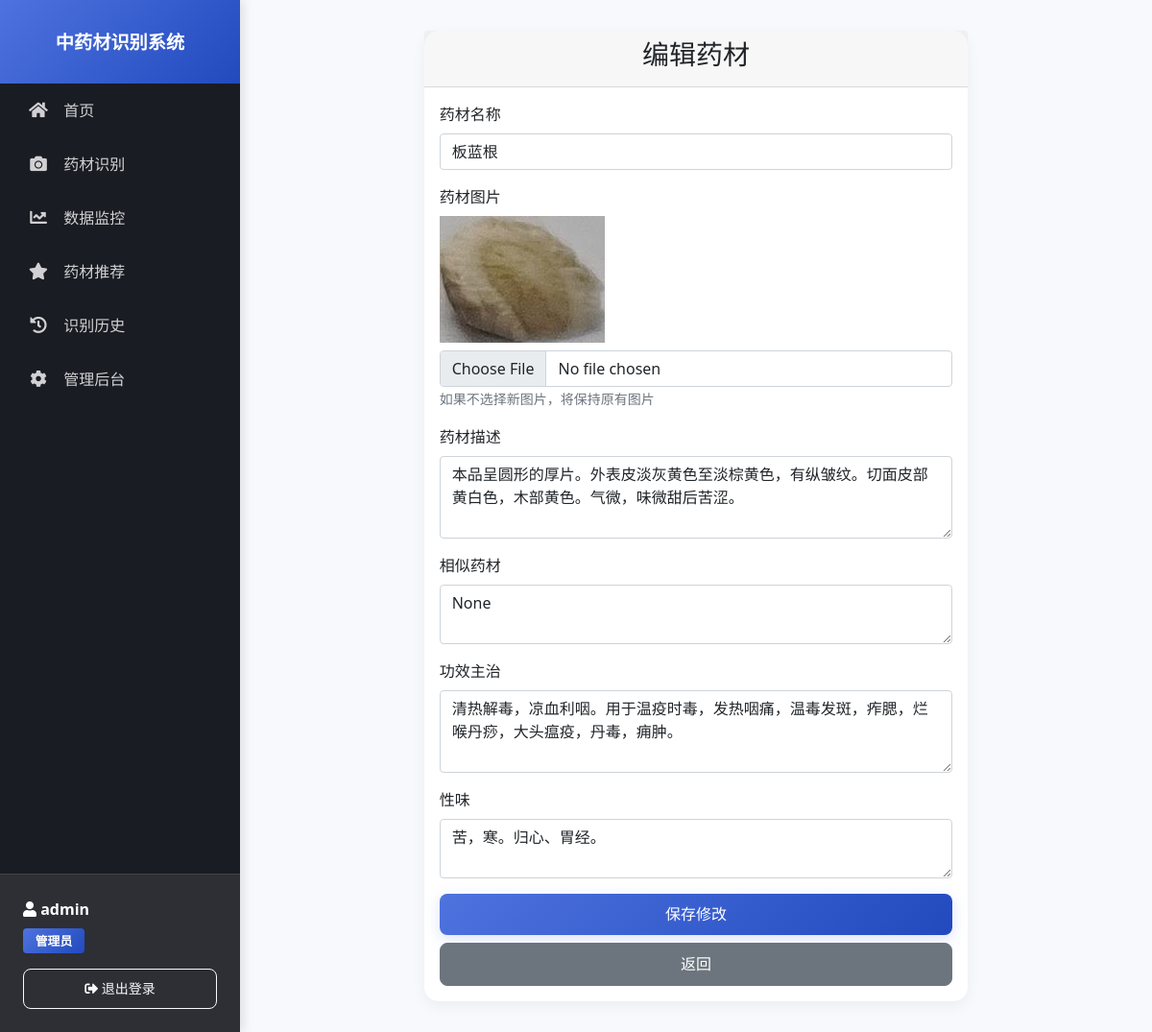
Screenshot of /admin/herbs/edit/2 (signed in) with the database file from the repository.
### models.py (models this page shows)
class User(UserMixin, db.Model):
    id = db.Column(db.Integer, primary_key=True)
    username = db.Column(db.String(80), unique=True, nullable=False)
    password_hash = db.Column(db.String(128))
    is_admin = db.Column(db.Boolean, default=False)
    created_at = db.Column(db.DateTime, default=datetime.utcnow)
    detections = db.relationship('DetectionHistory', backref='user', lazy=True)

class Herb(db.Model):
    id = db.Column(db.Integer, primary_key=True)
    name = db.Column(db.String(100), nullable=False)
    english_name = db.Column(db.String(100))
    photo_number = db.Column(db.Integer, default=0)
    page_number = db.Column(db.String(50))
    description = db.Column(db.Text)
    effects = db.Column(db.Text)
    properties = db.Column(db.Text)
    similar_herbs = db.Column(db.Text)
    usage_parts = db.Column(db.Text)
    image_path = db.Column(db.String(200))
    season = db.Column(db.String(20))  # 添加season字段
    created_at = db.Column(db.DateTime, default=datetime.utcnow)
    detections = db.relationship('DetectionHistory', backref='herb', lazy=True)

### app.py (the view)
    def decorated_function(*args, **kwargs):
        if not current_user.is_authenticated or not current_user.is_admin:
            flash('需要管理员权限')
            return redirect(url_for('index'))
        return f(*args, **kwargs)

### app.py (called while the page is built, shortened)
@login_manager.user_loader
def load_user(user_id):
    return User.query.get(int(user_id))

def admin_required(f):
    def decorated_function(*args, **kwargs):
        if not current_user.is_authenticated or not current_user.is_admin:
            flash('需要管理员权限')
            return redirect(url_for('index'))
        return f(*args, **kwargs)
    decorated_function.__name__ = f.__name__
    return decorated_function

@app.route('/admin/herbs/edit/<int:id>', methods=['GET', 'POST'])
@login_required
@admin_required
def edit_herb(id):
    herb = Herb.query.get_or_404(id)
    return render_template('admin/edit_herb.html', herb=herb)

@app.before_request
def before_request():
    pass  # 现在可以为空，因为初始化已经在应用启动时完成

### templates/admin/edit_herb.html
{% extends "base.html" %}
{% block content %}
<div class="container">
    <div class="row justify-content-center">
        <div class="col-md-8">
            <div class="card">
                <div class="card-header">
                    <h3 class="text-center">编辑药材</h3>
                </div>
                <div class="card-body">
                    <form method="POST" enctype="multipart/form-data">
                        <div class="mb-3">
                            <label for="name" class="form-label">药材名称</label>
                            <input type="text" class="form-control" id="name" name="name" value="{{ herb.name }}" required>
                        </div>
                        <div class="mb-3">
                            <label for="image" class="form-label">药材图片</label>
                            {% if herb.image_path %}
                            <div class="mb-2">
                                <img src="{{ herb.image_path }}" alt="{{ herb.name }}" style="max-width: 200px;">
                            </div>
                            {% endif %}
                            <input type="file" class="form-control" id="image" name="image" accept="image/*">
                            <small class="text-muted">如果不选择新图片，将保持原有图片</small>
                        </div>
                        <div class="mb-3">
                            <label for="description" class="form-label">药材描述</label>
                            <textarea class="form-control" id="description" name="description" rows="3" required>{{ herb.description }}</textarea>
                        </div>
                        <div class="mb-3">
                            <label for="similar_herbs" class="form-label">相似药材</label>
                            <textarea class="form-control" id="similar_herbs" name="similar_herbs" rows="2">{{ herb.similar_herbs }}</textarea>
                        </div>
                        <div class="mb-3">
                            <label for="effects" class="form-label">功效主治</label>
                            <textarea class="form-control" id="effects" name="effects" rows="3" required>{{ herb.effects }}</textarea>
                        </div>
                        <div class="mb-3">
                            <label for="properties" class="form-label">性味</label>
                            <textarea class="form-control" id="properties" name="properties" rows="2" required>{{ herb.properties }}</textarea>
                        </div>
                        <div class="d-grid gap-2">
                            <button type="submit" class="btn btn-primary">保存修改</button>
                            <a href="{{ url_for('admin_herbs') }}" class="btn btn-secondary">返回</a>
                        </div>
                    </form>
                </div>
            </div>
        </div>
    </div>
</div>
{% endblock %}

### templates/base.html (shortened to what this page needs)
<!DOCTYPE html>
<html lang="zh">
<head>
    <link href="https://cdn.bootcdn.net/ajax/libs/twitter-bootstrap/5.1.3/css/bootstrap.min.css" rel="stylesheet">
    <link href="https://cdn.bootcdn.net/ajax/libs/font-awesome/5.15.4/css/all.min.css" rel="stylesheet">
</head>
<body>
    <nav class="sidebar">
        <div class="d-flex flex-column h-100">
            <div class="sidebar-header">
                <h4>中药材识别系统</h4>
            </div>
            <ul class="nav flex-column">
                <li class="nav-item">
                    <a class="nav-link {% if request.endpoint == 'index' %}active{% endif %}" href="{{ url_for('index') }}">
                        <i class="fas fa-home"></i> 首页
                    </a>
                </li>
                {% if current_user.is_authenticated %}
                <li class="nav-item">
                    <a class="nav-link {% if request.endpoint == 'detect' %}active{% endif %}" href="{{ url_for('detect') }}">
                        <i class="fas fa-camera"></i> 药材识别
                    </a>
                </li>
                <li class="nav-item">
                    <a class="nav-link {% if request.endpoint == 'sensor_dashboard' %}active{% endif %}" href="{{ url_for('sensor_dashboard') }}">
                        <i class="fas fa-chart-line"></i> 数据监控
                    </a>
                </li>
                <li class="nav-item">
                    <a class="nav-link {% if request.endpoint == 'herb_recommend' %}active{% endif %}" href="{{ url_for('herb_recommend') }}">
                        <i class="fas fa-star"></i> 药材推荐
                    </a>
                </li>
                <li class="nav-item">
                    <a class="nav-link {% if request.endpoint == 'user_history' %}active{% endif %}" href="{{ url_for('user_history') }}">
                        <i class="fas fa-history"></i> 识别历史
                    </a>
                </li>
                {% if current_user.is_admin %}
                <li class="nav-item">
                    <a class="nav-link {% if request.endpoint.startswith('admin.') %}active{% endif %}" href="{{ url_for('admin.dashboard') }}">
                        <i class="fas fa-cog"></i> 管理后台
                    </a>
                </li>
                {% endif %}
                {% endif %}
            </ul>
            {% if current_user.is_authenticated %}
            <div class="user-info mt-auto">
                <div class="user-name">
                    <i class="fas fa-user"></i> {{ current_user.username }}
                </div>
                <div class="user-role">
                    {% if current_user.is_admin %}
                    <span class="badge bg-primary">管理员</span>
                    {% else %}
                    <span class="badge bg-secondary">普通用户</span>
                    {% endif %}
                </div>
                <a href="{{ url_for('logout') }}" class="btn btn-outline-light btn-sm w-100">
                    <i class="fas fa-sign-out-alt"></i> 退出登录
                </a>
            </div>
            {% endif %}
        </div>
    </nav>
    <main class="main-content">
        {% block content %}{% endblock %}
    </main>
</body>
</html>

### templates/base.html (style rules this page uses)
:root { --primary-color: #4e73df; --primary-dark: #224abe; --secondary-color: #858796; --success-color: #1cc88a; --warning-color: #f6c23e; --sidebar-bg: #1a1c23; --sidebar-hover: #2d2f35; --content-bg: #f8f9fc; }
body { background-color: var(--content-bg); }
.sidebar { position: fixed; top: 0; bottom: 0; left: 0; z-index: 100; padding: 0; width: 250px; background: var(--sidebar-bg); box-shadow: 4px 0 10px rgba(0,0,0,0.1); }
.sidebar-header { padding: 2rem 1.5rem; background: linear-gradient(135deg, var(--primary-color) 0%, var(--primary-dark) 100%); color: white; text-align: center; }
.sidebar-header h4 { margin: 0; font-size: 1.2rem; font-weight: 600; }
.nav-link { color: rgba(255,255,255,0.8) !important; padding: 1rem 1.5rem; border-radius: 0; margin: 0; border-left: 4px solid transparent; transition: all 0.3s ease; }
.nav-link i { width: 24px; text-align: center; margin-right: 10px; font-size: 1.1rem; }
.main-content { margin-left: 250px; padding: 2rem; min-height: 100vh; }
.user-info { padding: 1.5rem; border-top: 1px solid rgba(255,255,255,0.1); margin-top: auto; background: var(--sidebar-hover); }
.user-info .user-name { color: white; font-weight: 600; margin-bottom: 0.5rem; }
.user-info .user-role { margin-bottom: 1rem; }
.user-info .badge { font-size: 0.8rem; padding: 0.4rem 0.8rem; }
.card { border: none; border-radius: 15px; box-shadow: 0 5px 15px rgba(0,0,0,0.05); transition: all 0.3s ease; }
.btn { border-radius: 8px; font-weight: 500; padding: 0.6rem 1.2rem; transition: all 0.3s ease; }
.btn-primary { background: linear-gradient(135deg, var(--primary-color) 0%, var(--primary-dark) 100%); border: none; box-shadow: 0 4px 15px rgba(78, 115, 223, 0.2); }
.badge.bg-primary { background: linear-gradient(135deg, var(--primary-color) 0%, var(--primary-dark) 100%) !important; }

### rows the page displays
User: username "admin"
Herb: name "板蓝根", image_path (picture), description "本品呈圆形的厚片。外表皮淡灰黄色至淡棕黄色，有纵皱纹。切面皮部黄白色，木部黄色。气微，味微甜后苦涩。", similar_herbs "None", effects "清热解毒，凉血利咽。用于温疫时毒，发热咽痛，温毒发斑，痄腮，烂喉丹痧，大头瘟疫，丹毒，痈肿。", properties "苦，寒。归心、胃经。"
